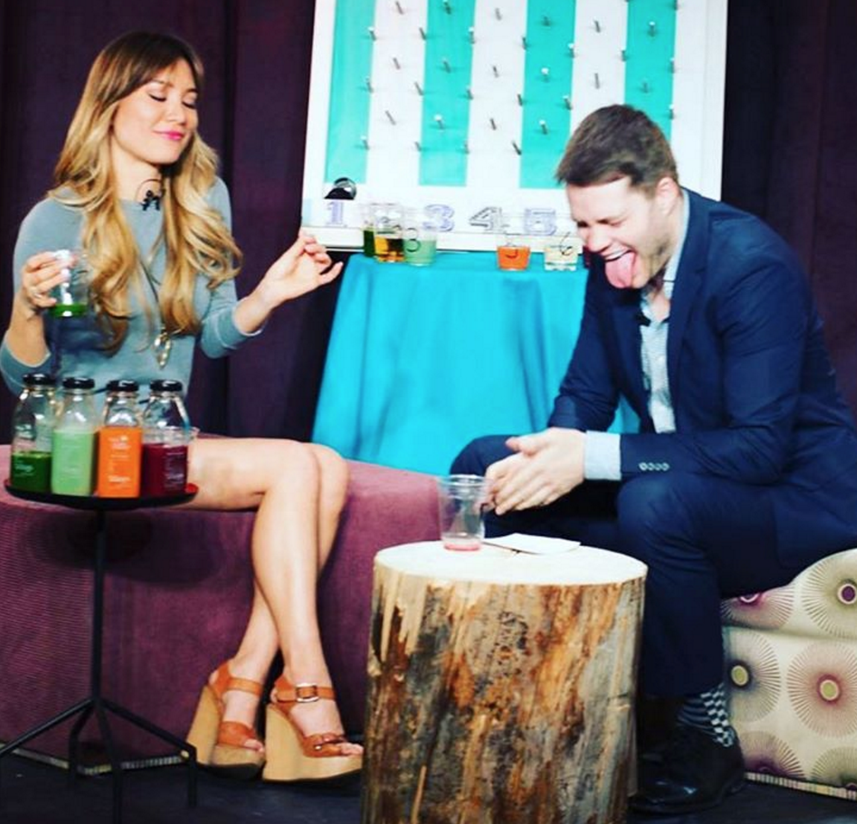
#> input picture pillow/juice.png, 857 x 824 px, shrunk from 1152 x 1108 before the run
$ python 05-rotate.py
#> lines starting #> are read from the running program, lines starting #| are printed output that depends on the picture
# https://www.youtube.com/watch?v=6Qs3wObeWwc&index=7&list=PL-osiE80TeTt2d9bfVyTiXJA-UTHn6WwU


from PIL import Image
import os

image1 = Image.open('juice.png')
#> image1 is the input picture: PIL image 857x824 RGBA; mean R, G, B, A 98.2, 106.9, 111.4, 255

image1.rotate(90).save('juicerotate.jpg')
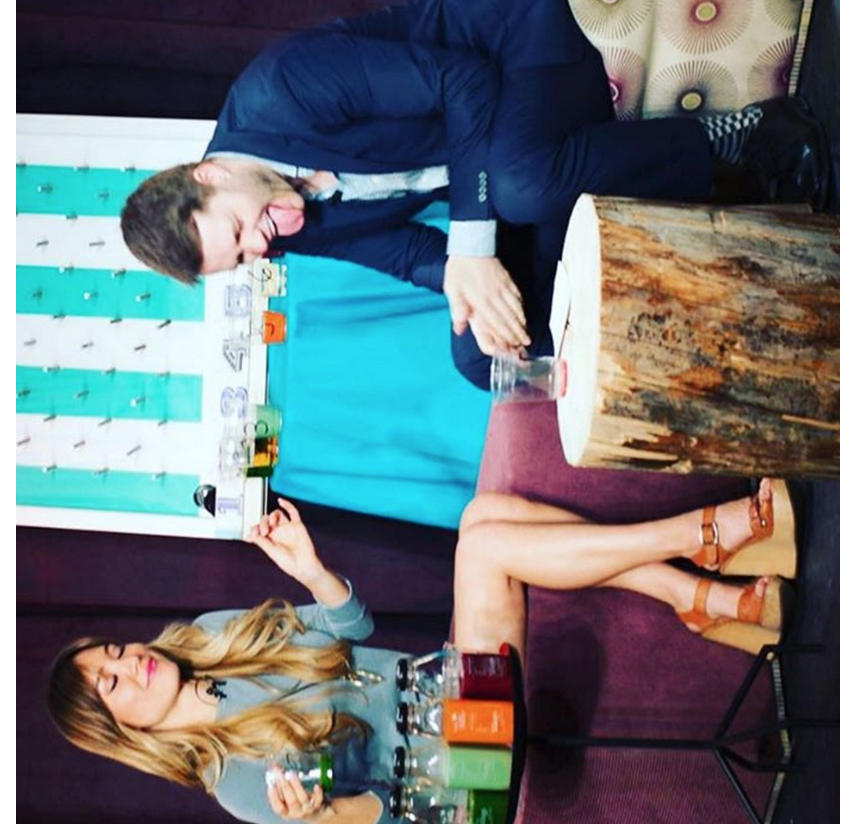
#> saved as juicerotate.jpg: PIL image 857x824 RGBA; mean R, G, B, A 95.7, 104.9, 108.9, 245.2; transparent parts drawn white

$ run again, with pillow/burlesk.png copied over pillow/juice.png
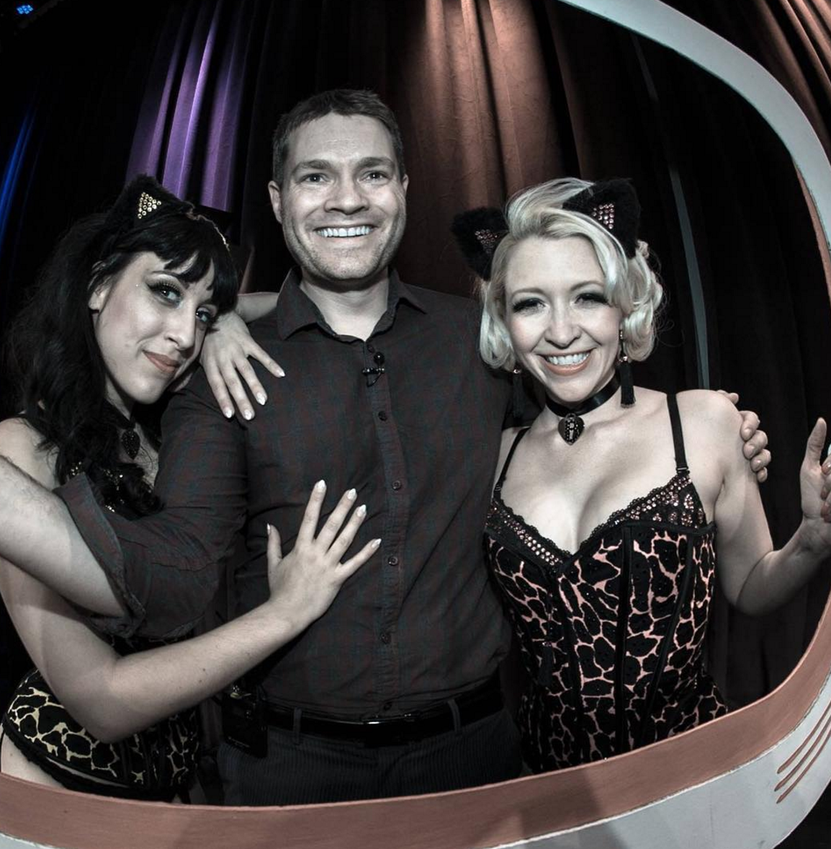
#> input picture pillow/burlesk.png, 831 x 849 px, shrunk from 1154 x 1178 before the run
#> image1 is the input picture: PIL image 831x849 RGBA; mean R, G, B, A 65.1, 60.4, 59.9, 255
#> `image1.rotate(90).save('juicerotate.jpg')`:
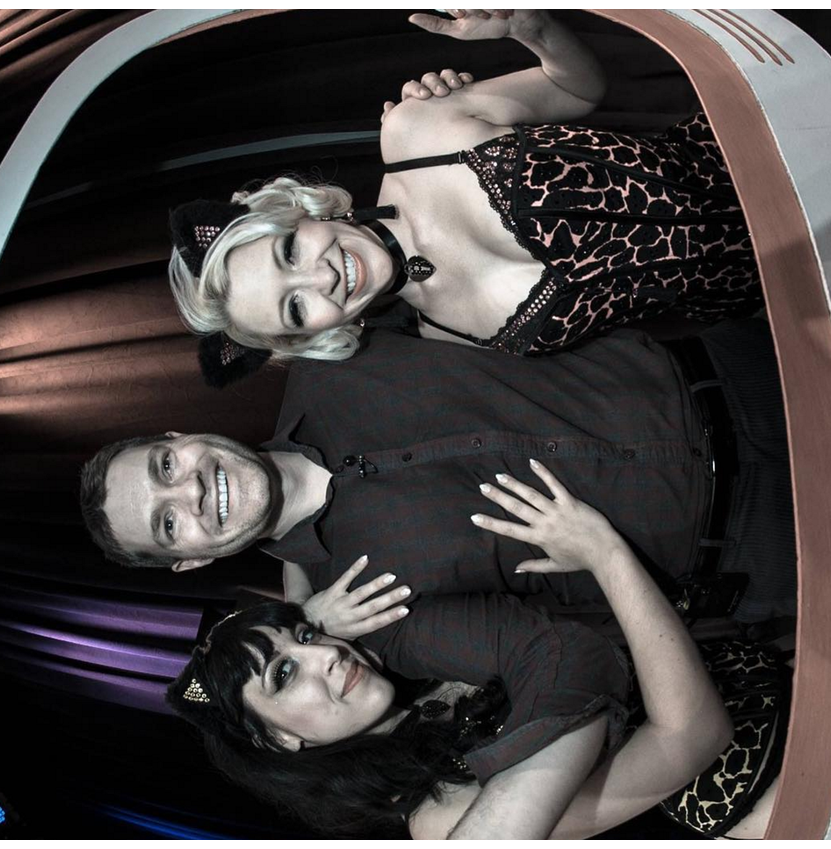
#> saved as juicerotate.jpg: PIL image 831x849 RGBA; mean R, G, B, A 63.4, 58.8, 58.4, 249.6; transparent parts drawn white

$ run again, with pillow/frankie.png copied over pillow/juice.png
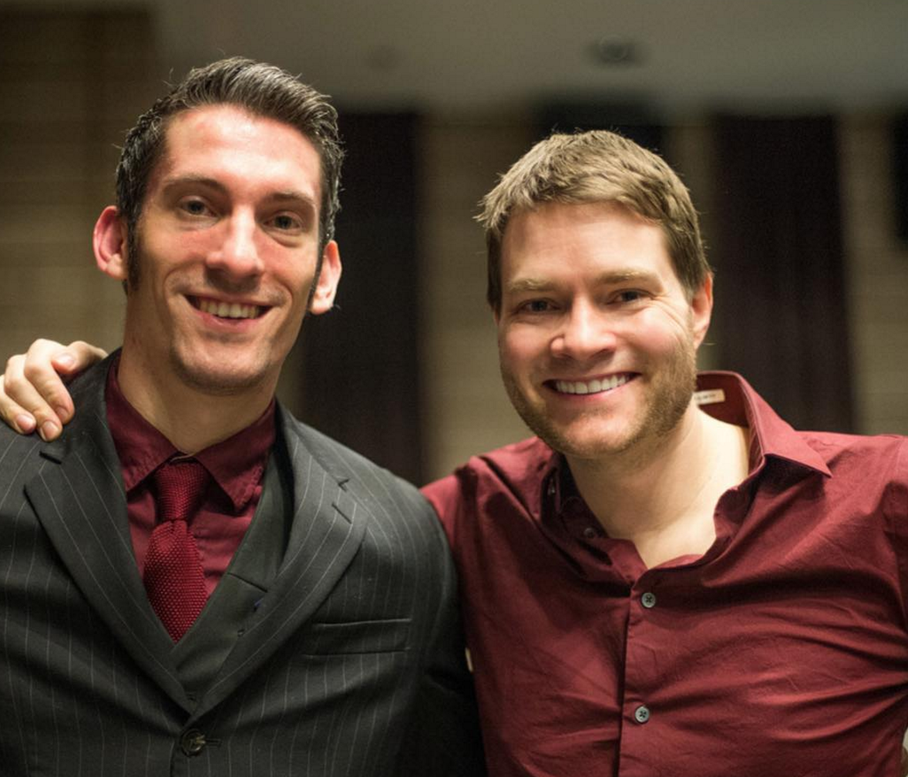
#> input picture pillow/frankie.png, 908 x 777 px, shrunk from 1178 x 1008 before the run
#> image1 is the input picture: PIL image 908x777 RGBA; mean R, G, B, A 85.6, 62.1, 49.8, 255
#> `image1.rotate(90).save('juicerotate.jpg')`:
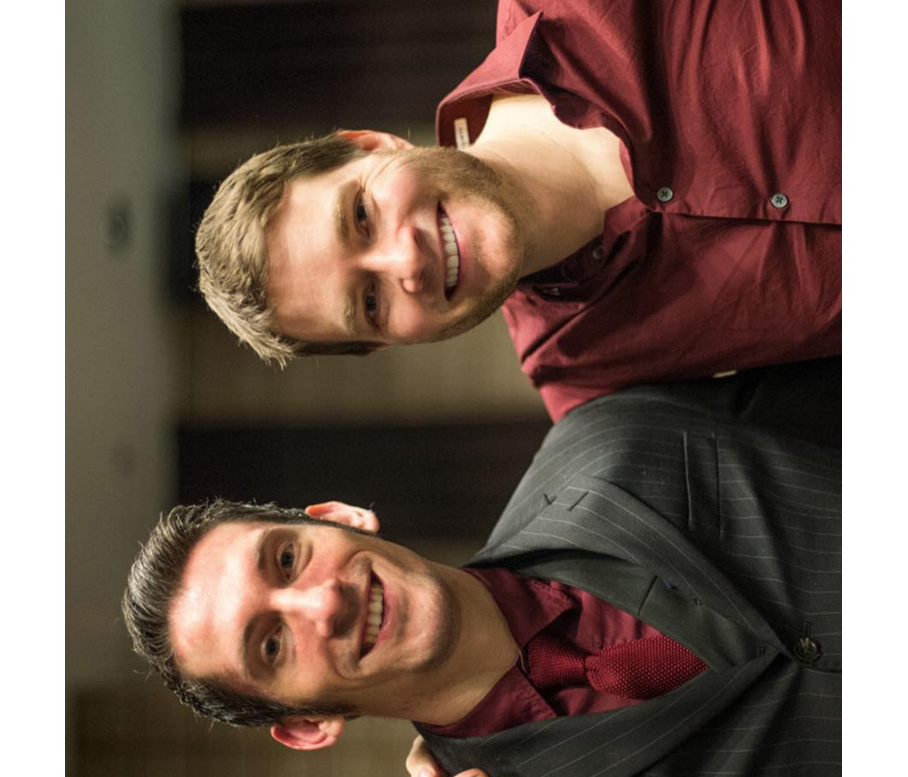
#> saved as juicerotate.jpg: PIL image 908x777 RGBA; mean R, G, B, A 74.6, 53.9, 43.5, 218.2; transparent parts drawn white
